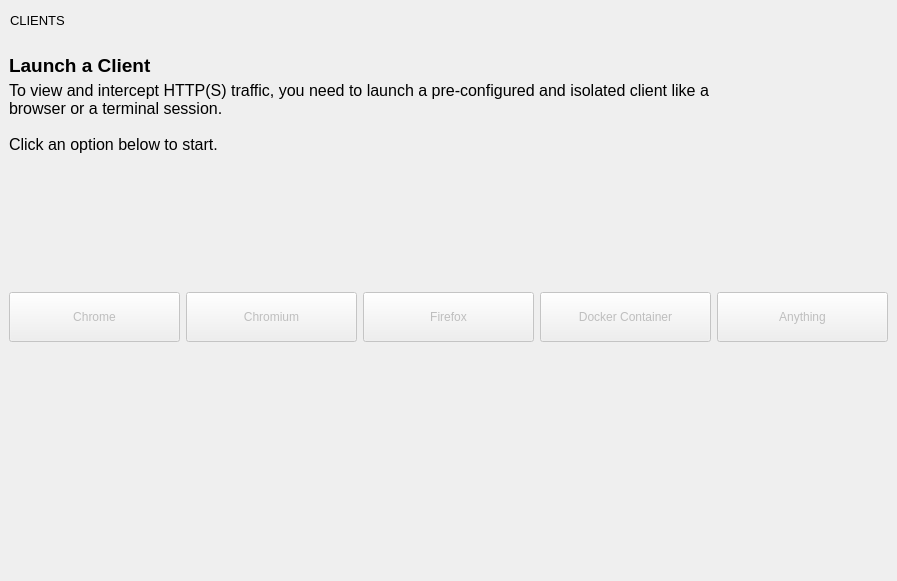
<?xml version="1.0" encoding="UTF-8"?>
<ui version="4.0">
 <class>ClientsPage</class>
 <widget class="QWidget" name="ClientsPage">
  <property name="geometry">
   <rect>
    <x>0</x>
    <y>0</y>
    <width>897</width>
    <height>581</height>
   </rect>
  </property>
  <property name="windowTitle">
   <string>Form</string>
  </property>
  <layout class="QVBoxLayout" name="verticalLayout_3">
   <property name="spacing">
    <number>6</number>
   </property>
   <property name="leftMargin">
    <number>0</number>
   </property>
   <property name="topMargin">
    <number>0</number>
   </property>
   <property name="rightMargin">
    <number>0</number>
   </property>
   <property name="bottomMargin">
    <number>0</number>
   </property>
   <item>
    <widget class="QWidget" name="pageToolbar" native="true">
     <property name="sizePolicy">
      <sizepolicy hsizetype="Preferred" vsizetype="Maximum">
       <horstretch>0</horstretch>
       <verstretch>0</verstretch>
      </sizepolicy>
     </property>
     <property name="maximumSize">
      <size>
       <width>16777215</width>
       <height>40</height>
      </size>
     </property>
     <layout class="QHBoxLayout" name="headerLayout">
      <property name="leftMargin">
       <number>10</number>
      </property>
      <property name="topMargin">
       <number>5</number>
      </property>
      <property name="rightMargin">
       <number>10</number>
      </property>
      <property name="bottomMargin">
       <number>5</number>
      </property>
      <item>
       <widget class="QLabel" name="label">
        <property name="minimumSize">
         <size>
          <width>0</width>
          <height>0</height>
         </size>
        </property>
        <property name="maximumSize">
         <size>
          <width>16777215</width>
          <height>16777215</height>
         </size>
        </property>
        <property name="font">
         <font>
          <pointsize>10</pointsize>
          <weight>50</weight>
          <bold>false</bold>
         </font>
        </property>
        <property name="text">
         <string>CLIENTS</string>
        </property>
       </widget>
      </item>
      <item>
       <spacer name="horizontalSpacer">
        <property name="orientation">
         <enum>Qt::Horizontal</enum>
        </property>
        <property name="sizeType">
         <enum>QSizePolicy::Maximum</enum>
        </property>
        <property name="sizeHint" stdset="0">
         <size>
          <width>158</width>
          <height>40</height>
         </size>
        </property>
       </spacer>
      </item>
     </layout>
    </widget>
   </item>
   <item>
    <layout class="QHBoxLayout" name="horizontalLayout">
     <property name="leftMargin">
      <number>9</number>
     </property>
     <property name="topMargin">
      <number>9</number>
     </property>
     <property name="rightMargin">
      <number>9</number>
     </property>
     <property name="bottomMargin">
      <number>9</number>
     </property>
     <item>
      <layout class="QVBoxLayout" name="verticalLayout_2">
       <item>
        <widget class="QLabel" name="label_2">
         <property name="maximumSize">
          <size>
           <width>16777215</width>
           <height>20</height>
          </size>
         </property>
         <property name="font">
          <font>
           <pointsize>14</pointsize>
           <weight>75</weight>
           <bold>true</bold>
          </font>
         </property>
         <property name="text">
          <string>Launch a Client</string>
         </property>
        </widget>
       </item>
       <item>
        <widget class="QLabel" name="label_4">
         <property name="font">
          <font>
           <pointsize>12</pointsize>
          </font>
         </property>
         <property name="text">
          <string>To view and intercept HTTP(S) traffic, you need to launch a pre-configured and isolated client like a browser or a terminal session.

Click an option below to start.</string>
         </property>
         <property name="wordWrap">
          <bool>true</bool>
         </property>
        </widget>
       </item>
       <item>
        <spacer name="verticalSpacer_2">
         <property name="orientation">
          <enum>Qt::Vertical</enum>
         </property>
         <property name="sizeHint" stdset="0">
          <size>
           <width>20</width>
           <height>40</height>
          </size>
         </property>
        </spacer>
       </item>
      </layout>
     </item>
     <item>
      <layout class="QVBoxLayout" name="verticalLayout">
       <item>
        <widget class="ClientsTable" name="clientsTable" native="true">
         <property name="sizePolicy">
          <sizepolicy hsizetype="Minimum" vsizetype="Preferred">
           <horstretch>0</horstretch>
           <verstretch>0</verstretch>
          </sizepolicy>
         </property>
         <property name="minimumSize">
          <size>
           <width>0</width>
           <height>200</height>
          </size>
         </property>
         <property name="maximumSize">
          <size>
           <width>16777215</width>
           <height>99999</height>
          </size>
         </property>
        </widget>
       </item>
      </layout>
     </item>
    </layout>
   </item>
   <item>
    <layout class="QGridLayout" name="gridLayout">
     <property name="leftMargin">
      <number>9</number>
     </property>
     <property name="topMargin">
      <number>9</number>
     </property>
     <property name="rightMargin">
      <number>9</number>
     </property>
     <property name="bottomMargin">
      <number>9</number>
     </property>
     <item row="0" column="4">
      <widget class="QPushButton" name="anythingButton">
       <property name="enabled">
        <bool>false</bool>
       </property>
       <property name="minimumSize">
        <size>
         <width>0</width>
         <height>50</height>
        </size>
       </property>
       <property name="cursor">
        <cursorShape>PointingHandCursor</cursorShape>
       </property>
       <property name="text">
        <string>Anything</string>
       </property>
      </widget>
     </item>
     <item row="0" column="0">
      <widget class="QPushButton" name="chromeButton">
       <property name="enabled">
        <bool>false</bool>
       </property>
       <property name="minimumSize">
        <size>
         <width>0</width>
         <height>50</height>
        </size>
       </property>
       <property name="cursor">
        <cursorShape>PointingHandCursor</cursorShape>
       </property>
       <property name="text">
        <string>Chrome</string>
       </property>
      </widget>
     </item>
     <item row="0" column="2">
      <widget class="QPushButton" name="firefoxButton">
       <property name="enabled">
        <bool>false</bool>
       </property>
       <property name="minimumSize">
        <size>
         <width>0</width>
         <height>50</height>
        </size>
       </property>
       <property name="cursor">
        <cursorShape>PointingHandCursor</cursorShape>
       </property>
       <property name="text">
        <string>Firefox</string>
       </property>
      </widget>
     </item>
     <item row="0" column="1">
      <widget class="QPushButton" name="chromiumButton">
       <property name="enabled">
        <bool>false</bool>
       </property>
       <property name="minimumSize">
        <size>
         <width>0</width>
         <height>50</height>
        </size>
       </property>
       <property name="cursor">
        <cursorShape>PointingHandCursor</cursorShape>
       </property>
       <property name="text">
        <string>Chromium</string>
       </property>
      </widget>
     </item>
     <item row="0" column="3">
      <widget class="QPushButton" name="dockerButton">
       <property name="enabled">
        <bool>false</bool>
       </property>
       <property name="minimumSize">
        <size>
         <width>0</width>
         <height>50</height>
        </size>
       </property>
       <property name="cursor">
        <cursorShape>PointingHandCursor</cursorShape>
       </property>
       <property name="text">
        <string>Docker Container</string>
       </property>
      </widget>
     </item>
    </layout>
   </item>
   <item>
    <spacer name="verticalSpacer">
     <property name="orientation">
      <enum>Qt::Vertical</enum>
     </property>
     <property name="sizeHint" stdset="0">
      <size>
       <width>20</width>
       <height>217</height>
      </size>
     </property>
    </spacer>
   </item>
  </layout>
 </widget>
 <customwidgets>
  <customwidget>
   <class>ClientsTable</class>
   <extends>QWidget</extends>
   <header>ui.widgets.clients.clients_table.h</header>
   <container>1</container>
  </customwidget>
 </customwidgets>
 <resources/>
 <connections/>
</ui>
